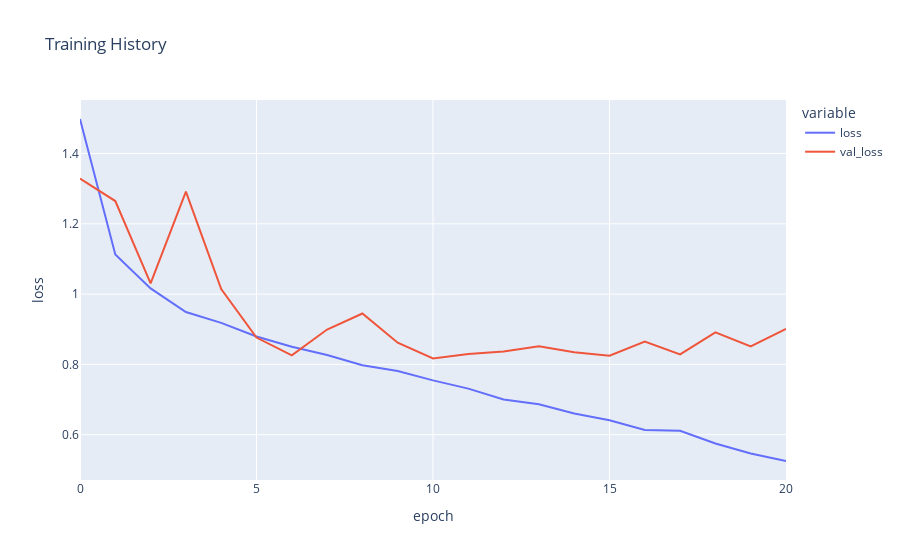

Notebook code cell kept with this figure:
### Markdown cell above
### Metrics plot

### Code cell
fig = px.line(
    history_age.history, y=['loss', 'val_loss'],
    labels={
        'index': 'epoch',
        'value': 'loss'
    },
    title='Training History'
)
fig.show()

### Figure 1 — Plotly figure (JSON) as saved in the notebook; plotly's stock layout.template omitted (floating-point values rounded to 4 significant figures)
{"data": [{"hovertemplate": "variable=loss<br>epoch=%{x}<br>loss=%{y}<extra></extra>", "legendgroup": "loss", "line": {"color": "#636efa", "dash": "solid"}, "marker": {"symbol": "circle"}, "mode": "lines", "name": "loss", "orientation": "v", "showlegend": true, "type": "scatter", "x": [0, 1, 2, 3, 4, 5, 6, 7, 8, 9, 10, 11, 12, 13, 14, 15, 16, 17, 18, 19, 20], "xaxis": "x", "y": [1.498, 1.113, 1.016, 0.9491, 0.9182, 0.8793, 0.8501, 0.8268, 0.7975, 0.7812, 0.7545, 0.7311, 0.7001, 0.6869, 0.6605, 0.6413, 0.6133, 0.6113, 0.5748, 0.5465, 0.5251], "yaxis": "y"}, {"hovertemplate": "variable=val_loss<br>epoch=%{x}<br>loss=%{y}<extra></extra>", "legendgroup": "val_loss", "line": {"color": "#EF553B", "dash": "solid"}, "marker": {"symbol": "circle"}, "mode": "lines", "name": "val_loss", "orientation": "v", "showlegend": true, "type": "scatter", "x": [0, 1, 2, 3, 4, 5, 6, 7, 8, 9, 10, 11, 12, 13, 14, 15, 16, 17, 18, 19, 20], "xaxis": "x", "y": [1.329, 1.265, 1.031, 1.291, 1.014, 0.8764, 0.8257, 0.8992, 0.9448, 0.8618, 0.8168, 0.8296, 0.837, 0.8517, 0.8347, 0.8248, 0.8653, 0.8283, 0.8913, 0.8513, 0.9009], "yaxis": "y"}], "layout": {"legend": {"title": {"text": "variable"}, "tracegroupgap": 0}, "title": {"text": "Training History"}, "xaxis": {"anchor": "y", "domain": [0, 1], "title": {"text": "epoch"}}, "yaxis": {"anchor": "x", "domain": [0, 1], "title": {"text": "loss"}}}}
